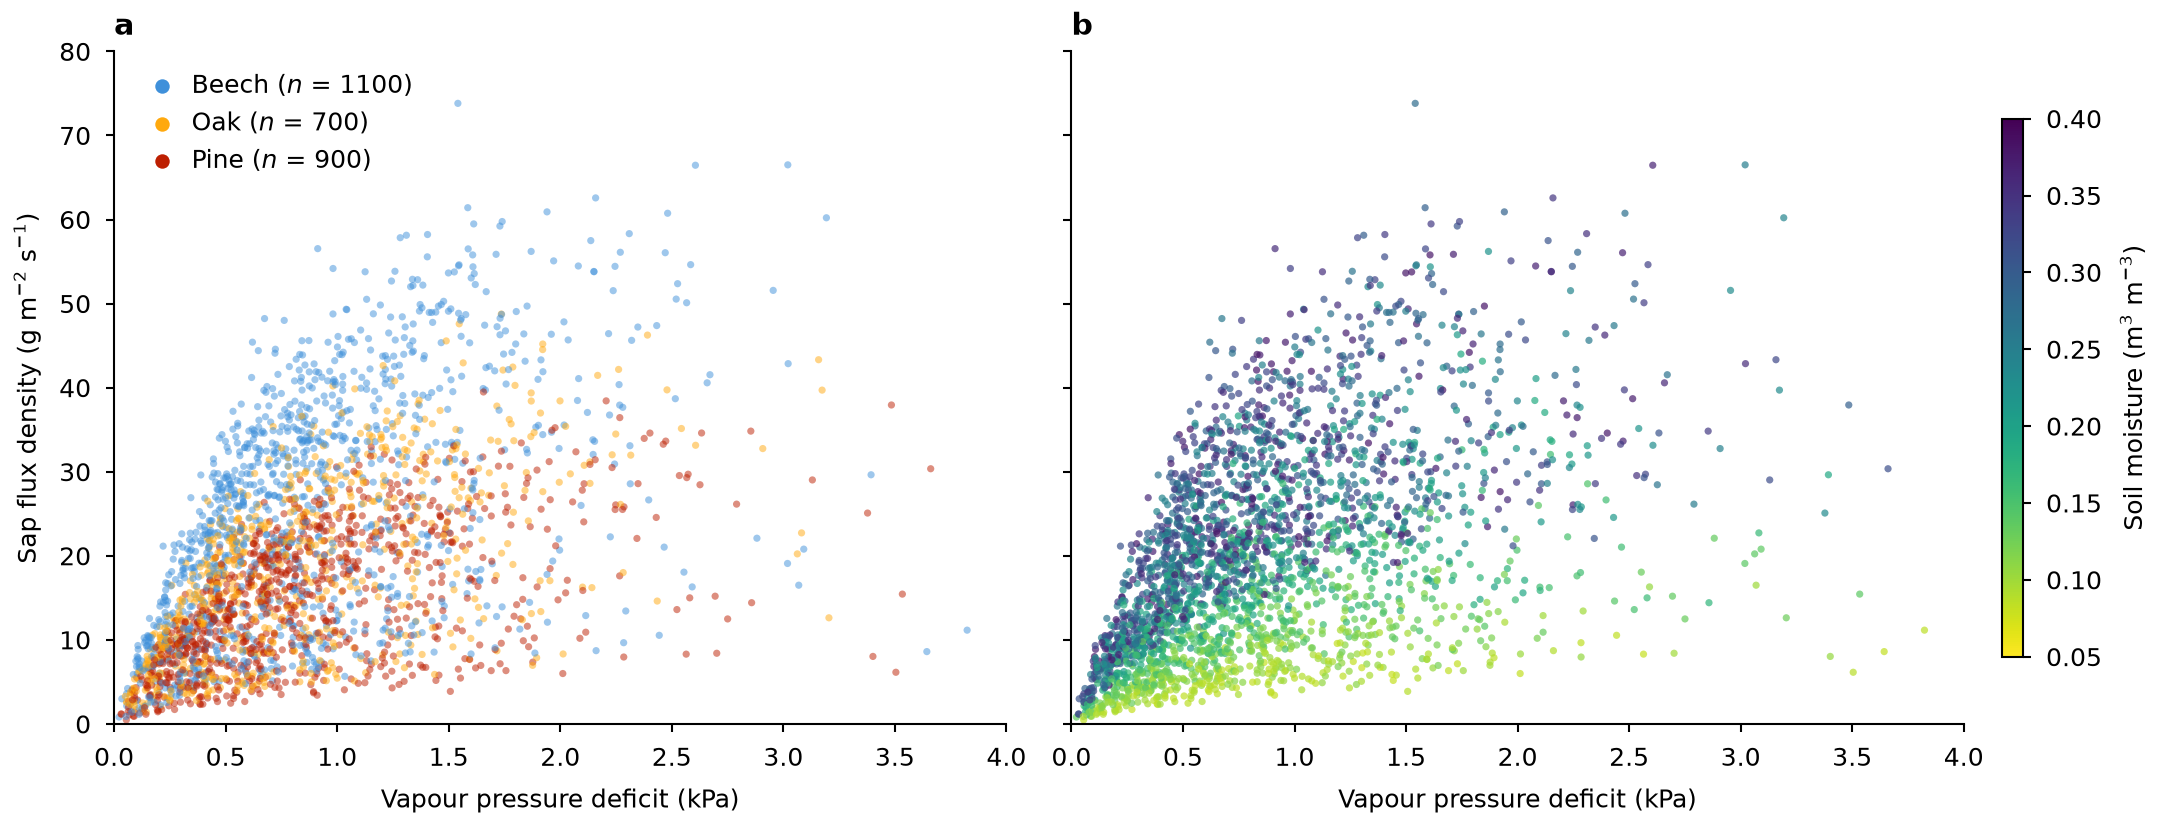

This figure's Python source:
"""Scatter plot of many points in one call and shuffled order, colored by group (a) and by a third variable (b).
Synthetic half-hourly sap flux against vapour pressure deficit for three tree species."""

import os
from pathlib import Path

import matplotlib.pyplot as plt
import numpy as np
from matplotlib.colors import to_rgba

MM = 1 / 25.4
STYLE_DIR = Path(__file__).resolve().parent / "../../../styles"
# Species, color, number of half-hours, and maximum sap flux (g m⁻² s⁻¹).
SPECIES = [
    ("Beech", "C0", 1100, 52),
    ("Oak", "C1", 700, 38),
    ("Pine", "C2", 900, 30),
]
SIZE = 3  # marker area in points²
ALPHA = 0.5
LIMITS = {"x": (0, 4), "y": (0, 80)}  # same in both panels; checked in scatter()


def synthetic(rng):
    """x: VPD (kPa), y: sap flux, moisture: soil moisture (m³/m³), group: species index."""
    parts = []
    for i, (_, _, n, top) in enumerate(SPECIES):
        vpd = rng.gamma(2.2, 0.4, n)
        moisture = rng.uniform(0.08, 0.38, n)
        flux = top * (1 - np.exp(-vpd / 0.7)) * np.clip((moisture - 0.05) / 0.2, 0.2, 1)
        parts.append((vpd, flux * rng.lognormal(0, 0.15, n), moisture, np.full(n, i)))
    x, y, moisture, group = (np.concatenate(p) for p in zip(*parts))
    # One random order for all points, so neither panel draws one group last.
    order = rng.permutation(x.size)
    return x[order], y[order], moisture[order], group[order]


def scatter(ax, x, y, colors, **kwargs):
    """All points in a single call; rasterized only affects vector (PDF/SVG) output."""
    # Fixed limits drop points without warning; fail instead.
    inside = ((x >= LIMITS["x"][0]) & (x <= LIMITS["x"][1])
              & (y >= LIMITS["y"][0]) & (y <= LIMITS["y"][1]))
    if not inside.all():
        raise ValueError(f"{(~inside).sum()} points fall outside LIMITS")
    points = ax.scatter(x, y, c=colors, s=SIZE, linewidths=0, rasterized=True, **kwargs)
    ax.set(xlim=LIMITS["x"], ylim=LIMITS["y"], xlabel="Vapour pressure deficit (kPa)",
           ylabel="Sap flux density (g m$^{-2}$ s$^{-1}$)")
    return points


def main():
    rng = np.random.default_rng(5)
    x, y, moisture, group = synthetic(rng)
    default = STYLE_DIR / "default.mplstyle"
    sheets = [default] if default.is_file() else []
    if selected := os.environ.get("CEDALION_STYLE"):
        sheet = Path(selected).expanduser()
        sheets.append(sheet if sheet.is_file() else STYLE_DIR / (selected.removesuffix(".mplstyle") + ".mplstyle"))
    width_mm = float(os.environ.get("CEDALION_WIDTH_MM", 183))
    with plt.style.context(sheets):
        fig, axes = plt.subplots(1, 2, sharey=True, figsize=(width_mm * MM, 70 * MM),
                                 layout="constrained")
        # a: color per point from its group, alpha baked into the color.
        colors = [to_rgba(SPECIES[g][1], ALPHA) for g in group]
        scatter(axes[0], x, y, colors)
        # scatter in one call returns no per-group artists; draw empty ones for the legend.
        for name, color, n, _ in SPECIES:
            axes[0].scatter([], [], s=12, color=color, linewidths=0,
                            label=f"{name} ($n$ = {n})")
        axes[0].legend(loc="upper left", frameon=False, handletextpad=0.2)
        points = scatter(axes[1], x, y, moisture, cmap="viridis_r", vmin=0.05, vmax=0.4,
                         alpha=0.7)
        bar = fig.colorbar(points, ax=axes[1], shrink=0.8, aspect=25, pad=0.02)
        bar.set_label("Soil moisture (m$^3$ m$^{-3}$)")
        bar.solids.set_alpha(1)
        axes[1].set_ylabel("")
        for ax, letter in zip(axes, "ab"):
            ax.annotate(letter, xy=(0, 1), xycoords="axes fraction", xytext=(0, 4),
                        textcoords="offset points", fontweight="bold", fontsize="large")
        fig.savefig(os.environ.get("CEDALION_SNIPPET_PNG", Path(__file__).with_name("snippet.png")), dpi=300)
        plt.close(fig)


if __name__ == "__main__":
    main()
